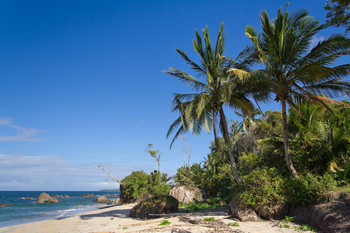
#> input picture practical_python_and_opencv/images/beach.png, 350 x 233 px
$ jupyter execute equalize.ipynb
#> lines starting #> are read from the running program, lines starting #| are printed output that depends on the picture
[cell 1]
# USAGE
# python equalize.py --image ../images/beach.png

# Import the necessary packages
import numpy as np
import argparse
import cv2
from matplotlib import pyplot as plt

[cell 2]
# Load the image and convert it to grayscale
image = cv2.imread("../images/beach.png")
#> image is the input picture: shape (233, 350, 3); mean B, G, R 136, 110.4, 78.6
image = cv2.cvtColor(image, cv2.COLOR_BGR2GRAY)
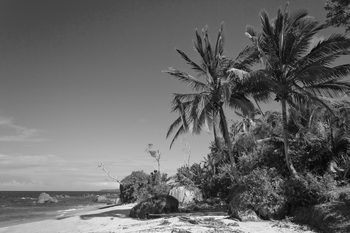
#> image: shape (233, 350); min 3, max 250, mean 103.8

[cell 3]
hist1 = cv2.calcHist([image], [0], None, [256], [0, 256])
#> hist1 = 256 values, max 1023 at index 91, min 0 at index 0, mean 318.6
plt.plot(hist1, color = "blue")

# Apply histogram equalization to stretch the constrast
# of our image
eq = cv2.equalizeHist(image)
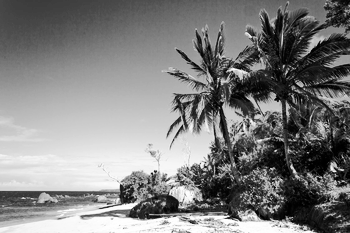
#> eq: shape (233, 350); min 0, max 255, mean 128.3
hist2 = cv2.calcHist([eq], [0], None, [256], [0, 256])
#> hist2 = 256 values, max 1023 at index 110, min 0 at index 11, mean 318.6
plt.plot(hist2, color = "red")
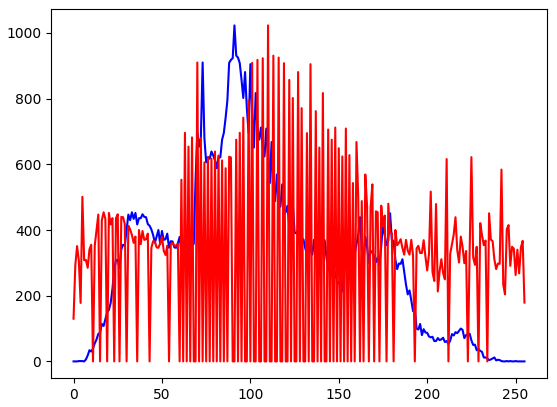
#> figure drawn by matplotlib, 1 panel; curve peaks at x = 91, y = 1023; curve peaks at x = 110, y = 1023

[cell 4]
# Show our images -- notice how the constrast of the second
# image has been stretched
cv2.imshow("Histogram Equalization", np.hstack([image, eq]))
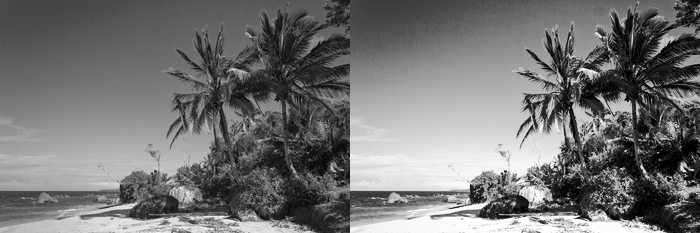
#> window 'Histogram Equalization': shape (233, 700); min 0, max 255, mean 116
cv2.waitKey(0)

$ run again, with practical_python_and_opencv/images/wave.png copied over practical_python_and_opencv/images/beach.png
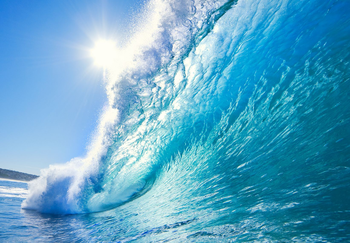
#> input picture practical_python_and_opencv/images/wave.png, 350 x 243 px
#> image is the input picture: shape (243, 350, 3); mean B, G, R 199.1, 166.5, 93.5
#> image: shape (243, 350)
#> hist1 = 256 values, max 937 at index 181, min 0 at index 0, mean 332.2
#> `eq = cv2.equalizeHist(image)`:
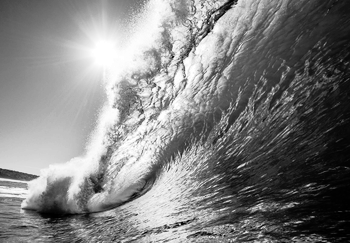
#> eq: shape (243, 350); min 0, max 255, mean 128.2
#> hist2 = 256 values, max 937 at index 181, min 0 at index 17, mean 332.2
#> `cv2.imshow("Histogram Equalization", np.hstack([image, eq]))`:
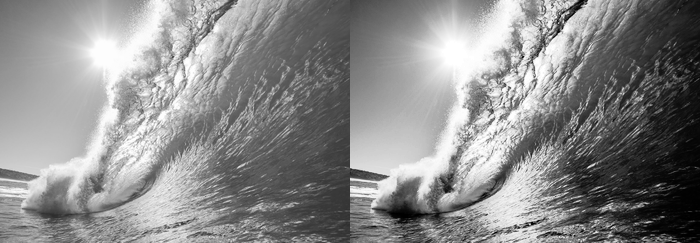
#> window 'Histogram Equalization': shape (243, 700); min 0, max 255, mean 138.3
